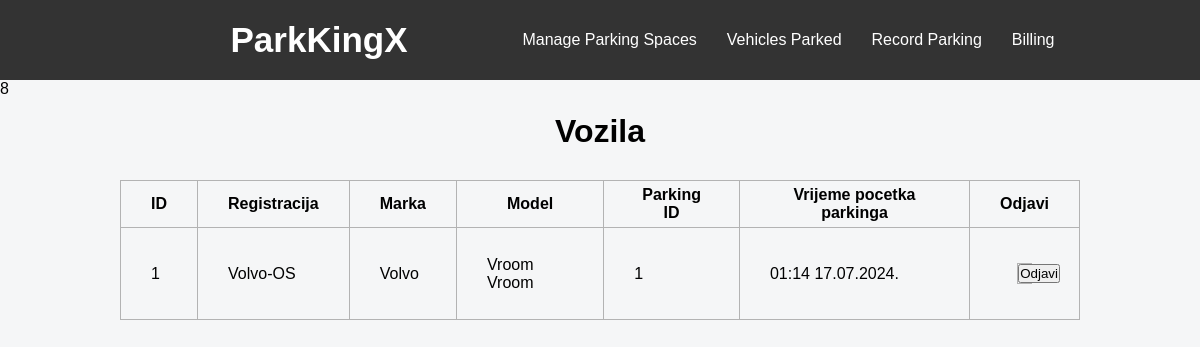
The app's page /cars, older data.
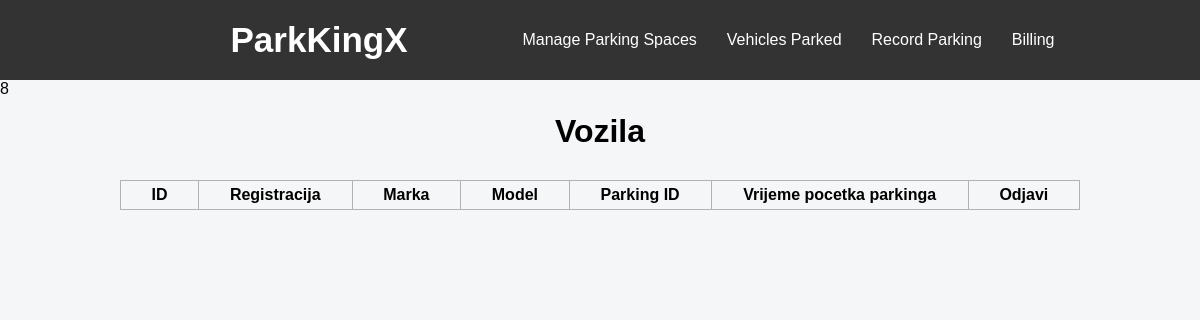
The same page, newer data.
### app.py (models this page shows)
class Vozilo(db.Model):
    __tablename__ = 'vozilo'
    id = db.Column(db.Integer, primary_key=True)
    registracija = db.Column(db.String(50), nullable=False)
    marka = db.Column(db.String(50), nullable=False)
    model = db.Column(db.String(50), nullable=False)
    vrijemeDolaska = db.Column(db.DateTime, default=datetime.now())
    parkingMjesto_id = db.Column(db.Integer, db.ForeignKey('ParkingMjesto.id'), nullable=True)
    parkingMjesto = db.relationship('ParkingMjesto', backref=db.backref('vozila', lazy=True))

### app.py (the view)
@app.route('/cars', methods=['GET'])
def cars_get():
    vozila = Vozilo.query.all()
    return render_template('vozila.html', vozila=vozila)

### templates/vozila.html
{% extends "layout.html" %}
{% block body %}
<h1>Vozila</h1>
<table id="tablica">
    <tr>
        <th>ID</th>
        <th>Registracija</th>
        <th>Marka</th>
        <th>Model</th>
        <th>Parking ID</th>
        <th>Vrijeme pocetka parkinga</th>
        <th>Odjavi</th>
    </tr>
    {% for vozilo in vozila %}
    <tr>
        <td>{{ vozilo.id }}</td>
        <td>{{ vozilo.registracija }}</td>
        <td>{{ vozilo.marka }}</td>
        <td>{{ vozilo.model }}</td>
        <td>{{ vozilo.parkingMjesto_id }}</td>
        <td>{{ vozilo.vrijemeDolaska.strftime('%H:%M %d.%m.%Y.') }}</td>
        <td>
            <form action="{{ url_for('odjavi_vozilo', vozilo_id=vozilo.id) }}" method="POST">
                <button type ="submit">Odjavi</button>
            </form>
        </td>
    </tr>
    {% endfor %}
</table>
{% endblock %}

Row changes from the older to the newer data that the page shows:
removed Vozilo: id "1", registracija "Volvo-OS", marka "Volvo", model "Vroom Vroom", parkingMjesto_id "1", vrijemeDolaska "01:14 17.07.2024."
